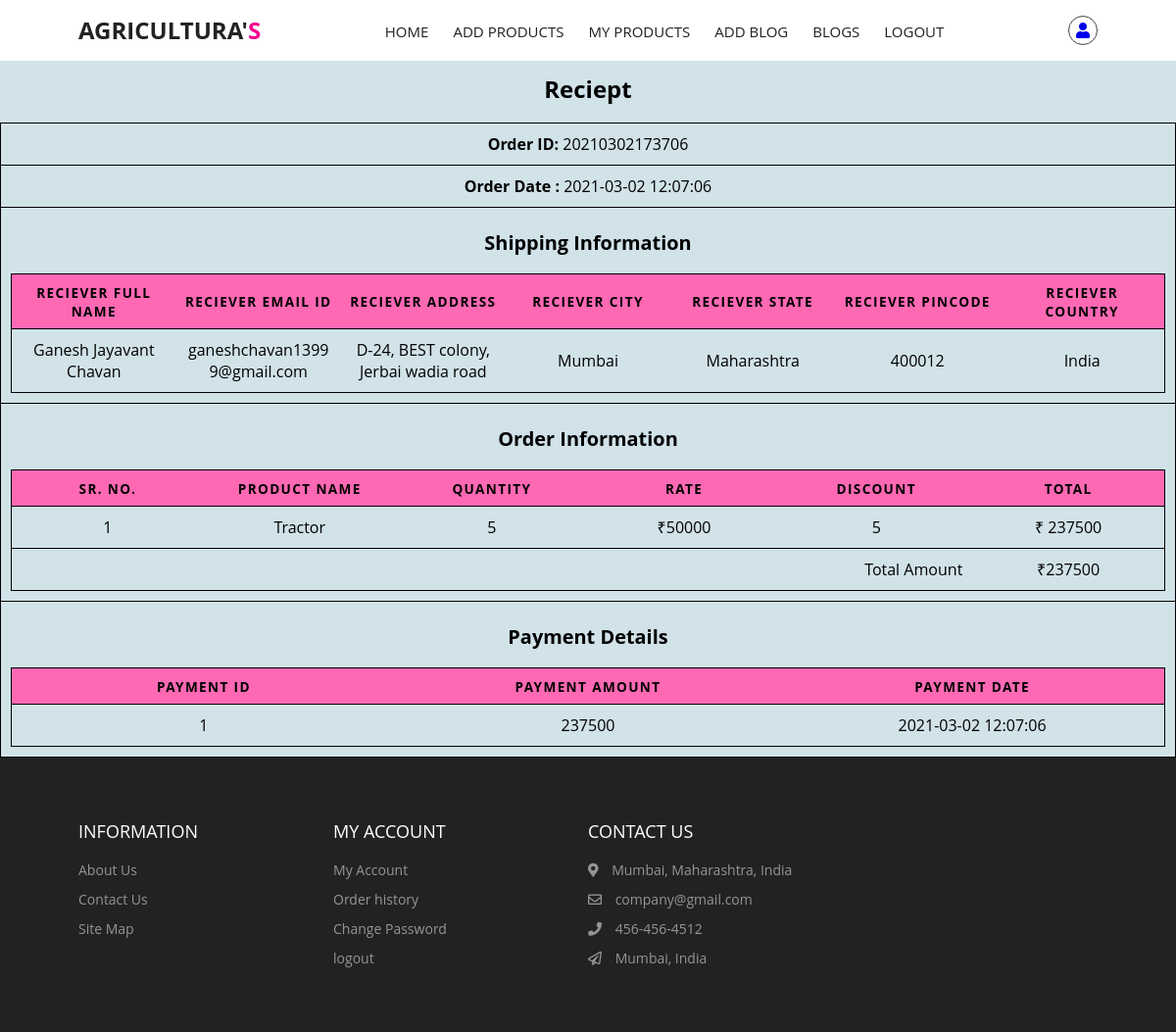
Screenshot of /retailer/reciept.php?oid=20210302173706 (signed in) with the database file from the repository.
### tables this page shows
CREATE TABLE `rorders` (
  `id` int(20) NOT NULL,
  `orderid` bigint(20) NOT NULL,
  `fid` int(20) NOT NULL,
  `name` varchar(100) NOT NULL,
  `email` varchar(100) NOT NULL,
  `addr` varchar(150) NOT NULL,
  `city` varchar(50) NOT NULL,
  `state` varchar(75) NOT NULL,
  `pincode` varchar(6) NOT NULL,
  `card_name` varchar(30) NOT NULL,
  `card_num` bigint(20) NOT NULL,
  `card_cvc` int(5) NOT NULL,
  `card_exp_month` varchar(2) NOT NULL,
  `card_exp_year` varchar(4) NOT NULL,
  `amount` int(10) NOT NULL,
  `txndate` timestamp NOT NULL DEFAULT current_timestamp()
);

CREATE TABLE `rporders` (
  `id` int(11) NOT NULL,
  `orderid` bigint(20) NOT NULL,
  `fid` int(11) NOT NULL,
  `rid` int(11) NOT NULL,
  `pid` int(11) NOT NULL,
  `qnt` int(11) NOT NULL,
  `amt` int(10) NOT NULL
);

CREATE TABLE `rproduct` (
  `id` int(20) NOT NULL,
  `title` varchar(100) NOT NULL,
  `descr` varchar(120) NOT NULL,
  `category` int(20) NOT NULL,
  `munit` varchar(30) NOT NULL,
  `sunit` int(20) NOT NULL,
  `set` int(10) NOT NULL,
  `price` int(5) NOT NULL,
  `disc` int(3) NOT NULL,
  `photo` longblob NOT NULL,
  `rid` int(20) NOT NULL,
  `date` timestamp NOT NULL DEFAULT current_timestamp()
);

### retailer/reciept.php (the view, shortened to what this page needs)
<?php
include('../includes/dbconnection.php');
if (strlen($_SESSION['cmsaid']==0)) {
  header('location: ../includes/logout.php');
  } else{
  ?>
<html lang="en">
<head>
<link rel="stylesheet" href="https://cdnjs.cloudflare.com/ajax/libs/font-awesome/4.7.0/css/font-awesome.min.css">
<link rel="stylesheet" href="https://cdnjs.cloudflare.com/ajax/libs/font-awesome/5.15.1/css/all.min.css" />
    <link href="./css/styles.css" rel="stylesheet"/>
    <link href="../css/table.css" rel="stylesheet">
</head>
<body class="fixed-left">
<?php include_once('./include/header.php');?>
      <div id="wrapper" style="background-color: var(--grey-alt);">
        <table name="table1">
        <caption> <h4 >Reciept</h4></caption>
        <tbody>
<?php
$oid=$_GET['oid'];
$ret=mysqli_query($con,"select * from rorders where orderid='$oid'");
while ($row=mysqli_fetch_array($ret)) {
?>
            <tr>
            <td scope="row" colspan=2><?php echo "<p><strong>Order ID:</strong> ".$oid."</p>";?></td>
            </tr>
            <tr>
            <td scope="row" colspan=2><?php echo "<p><strong>Order Date :</strong> ".$row['txndate']."</p>";?></td>
            </tr>
            <tr>
            <td scope="row" colspan=2 >
                <table id="table2" >
                <caption> <h5 >Shipping Information</h5></caption>
                <thead>
                <tr>
                    <th scope="col">Reciever Full Name</th>
                    <th scope="col">Reciever email ID</th>
                    <th scope="col">Reciever Address</th>
                    <th scope="col">Reciever City</th>
                    <th scope="col">Reciever State</th>
                    <th scope="col">Reciever Pincode</th>
                    <th scope="col">Reciever Country</th>
                </tr>
                </thead>
                <tbody>
                    <tr>
                        <td scope="row" data-label="Reciever Full Name"><?php  echo $row['name'];?></td>
                        <td scope="row" data-label="Reciever email ID"><?php  echo $row['email'];?></td>
                        <td scope="row" data-label="Reciever Address"><?php  echo $row['addr'];?></td>
                        <td scope="row" data-label="Reciever City"><?php  echo $row['city'];?></td>
                        <td scope="row" data-label="Reciever State"><?php  echo $row['state'];?></td>
                        <td scope="row" data-label="Reciever Pincode"><?php  echo $row['pincode'];?></td>
                        <td scope="row" data-label="Reciever Country.">India</td>
                    </tr>
                </tbody>
                </table>
             </td>
            </tr>
            <tr>
                <td scope="row" colspan="2">
                    <table id="table4" >
                    <caption > <h5 >Order Information</h5></caption>
                    <thead>
                        <tr>
                            <th scope="col">SR. NO.</th>
                            <th scope="col">Product Name</th>
                            <th scope="col">Quantity</th>
                            <th scope="col">Rate</th>
                            <th scope="col">Discount</th>
                            <th scope="col">Total</th>
                        </tr>
                    </thead>
                    <tbody>
                    <?php
                    $cnt1=0;
                    $amt=0;
                    $ret1 = mysqli_query($con1,"select * from rporders o, rproduct p where o.pid=p.id AND o.orderid= ".$oid." AND o.rid=".$_SESSION['cmsaid']);
                    while ($row1=mysqli_fetch_array($ret1)) { $cnt1++;?>
                     <tr>
                            <td scope="row" data-label="SR. NO."><?php echo $cnt1;?></td>
                            <td data-label="Product Name"><?php echo $row1["title"];?></td>
                            <td data-label="Quantity"><?php echo $row1["qnt"];?></td>
                            <td data-label="Rate">₹<?php echo $row1["price"];?></td>
                            <td data-label="Discount"><?php echo $row1["disc"];?></td>
                            <td data-label="Total">₹ <?php echo $row1["amt"];?></td>
                        </tr>
                        <?php $amt+= $row1["amt"] ;}?>
                        <tr>
                        <td scope="row" colspan=5 style="text-align:end;" >Total Amount</td>
                        <td data-label="Total Amount">₹<?php echo $amt; ?></td>
                        </tr>
                    </tbody>
                    </table>
                </td>
            </tr>
            <tr>
                <td scope="row" colspan="2">
                    <table id="table5" >
                    <caption > <h5 >Payment Details</h5></caption>
                    <thead>
                        <tr>
                            <th scope="col">Payment ID</th>
                            <th scope="col">Payment Amount</th>
                            <th scope="col">Payment Date</th>
                        </tr>
                    </thead>
                    <tbody>
                        <tr>
                            <td scope="row" data-label="Payment ID"><?php echo $row['id']; ?></td>
                            <td data-label="Payment Amount"><?php echo $amt; ?></td>
                            <td data-label="Payment Date"> <?php echo $row['txndate']; ?></td>
                        </tr>
                    </tbody>
                    </table>
                </td>
            </tr>
            <?php } ?>
        </tbody>
</table>
<?php include_once("./include/footer.php");?>
    </body>
</html>
<?php }  ?>

### retailer/css/styles.css (style rules this page uses)
:root { --white: #fff; --black: #222; --pink: #f60091; --grey: #444; --grey2: #959595; --grey-alt: #d1e2e9; --yellow: #ffd800; --green: #59b210; }
*, *::after, *::before { margin: 0; padding: 0; box-sizing: inherit; }
html { scroll-behavior: smooth; box-sizing: border-box; font-size: 62.5%; }
body { position: relative; font-family: "Poppins", sans-serif; font-size: 1.6rem; font-weight: 400; color: var(--black); background-color: var(--white); z-index: -1; }

### css/table.css (style rules this page uses)
body { font-family: "Open Sans", sans-serif; line-height: 1.25; }
table { color:black; background: transparent; border: none; border: 1px solid #ccc; border-collapse: collapse; margin: 0; padding: 0; width: 100%; table-layout: fixed; }
table caption { font-size: 1.5em; margin: .5em 0 .75em; }
table tr { border: 1px solid rgb(0, 0, 0); padding: .35em; }
table th, table td { padding: .625em; text-align: center; overflow-wrap: break-word; }
table th { background-color: hotpink; font-size: .85em; letter-spacing: .1em; text-transform: uppercase; }

### rows the page displays
rorders: txndate "2021-03-02 12:07:06", name "Ganesh Jayavant Chavan", email "ganeshchavan13999@gmail.com", addr "D-24, BEST colony, Jerbai wadia road", city "Mumbai", state "Maharashtra", pincode "400012", amt "237500", id "1"
rporders: rproduct.title "Tractor", qnt "5", rproduct.price "50000", rproduct.disc "5", amt "237500"
